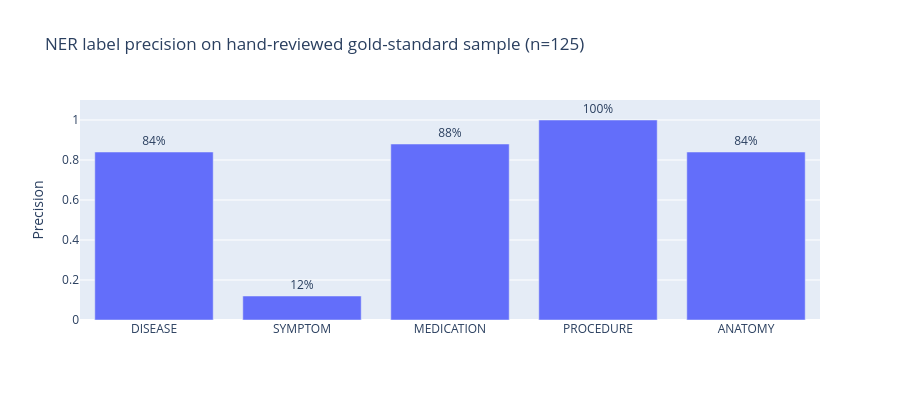

Notebook code for this chart:
### Markdown cell above
## 6. Gold-Standard Precision Evaluation

Every other check in this notebook validated NER output by eyeballing
charts. That catches obvious problems but gives no reproducible number.
This section does the opposite: a stratified sample of 125 entities
(25 per label) extracted from 15 notes across 5 specialties was
**manually reviewed against the source note text** and labelled
correct/incorrect by hand.

**Caveat**: this was a self-review by the same person who wrote the
classification rules, not an independent clinical annotator -- treat
this as a sanity-check metric, not a publishable benchmark. The full
judgment data is in data/processed/ner_gold_standard.csv for
inspection.

### Code cell
import json
with open('../data/processed/ner_gold_standard_summary.json', encoding='utf-8') as f:
    gold_summary = json.load(f)

labels = [l for l in gold_summary if l != 'OVERALL']
precisions = [gold_summary[l]['precision'] for l in labels]

fig = px.bar(
    x=labels, y=precisions,
    title='NER label precision on hand-reviewed gold-standard sample (n=125)',
    labels={'x': '', 'y': 'Precision'},
    text=[f'{p:.0%}' for p in precisions],
    height=400,
)
fig.update_traces(textposition='outside')
fig.update_layout(yaxis_range=[0, 1.1], xaxis_title='', yaxis_title='Precision')
fig.show()

overall = gold_summary['OVERALL']
print(f'Overall: {overall["correct"]}/{overall["total"]} = {overall["precision"]:.1%}')

### Figure 1 — Plotly figure (JSON) as saved in the notebook; plotly's stock layout.template omitted (floating-point values rounded to 4 significant figures)
{"data": [{"hovertemplate": "=%{x}<br>Precision=%{y}<br>text=%{text}<extra></extra>", "legendgroup": "", "marker": {"color": "#636efa", "pattern": {"shape": ""}}, "name": "", "orientation": "v", "showlegend": false, "text": ["84%", "12%", "88%", "100%", "84%"], "textposition": "outside", "type": "bar", "x": ["DISEASE", "SYMPTOM", "MEDICATION", "PROCEDURE", "ANATOMY"], "xaxis": "x", "y": [0.84, 0.12, 0.88, 1.0, 0.84], "yaxis": "y"}], "layout": {"barmode": "relative", "height": 400, "legend": {"tracegroupgap": 0}, "title": {"text": "NER label precision on hand-reviewed gold-standard sample (n=125)"}, "xaxis": {"anchor": "y", "domain": [0, 1], "title": {"text": ""}}, "yaxis": {"anchor": "x", "domain": [0, 1], "range": [0, 1.1], "title": {"text": "Precision"}}}}
